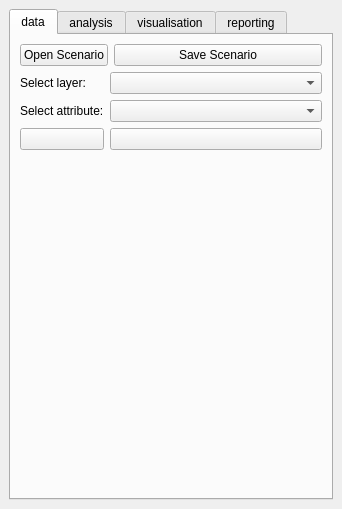
<?xml version="1.0" encoding="UTF-8"?>
<ui version="4.0">
 <class>SpatialDecisionDockWidgetBase</class>
 <widget class="QDockWidget" name="SpatialDecisionDockWidgetBase">
  <property name="geometry">
   <rect>
    <x>0</x>
    <y>0</y>
    <width>342</width>
    <height>509</height>
   </rect>
  </property>
  <property name="windowTitle">
   <string>SDSS Template</string>
  </property>
  <widget class="QWidget" name="dockWidgetContents">
   <layout class="QGridLayout" name="gridLayout">
    <item row="0" column="0">
     <widget class="QTabWidget" name="sampleWidgets">
      <property name="currentIndex">
       <number>0</number>
      </property>
      <widget class="QWidget" name="dataTab">
       <attribute name="title">
        <string>data</string>
       </attribute>
       <layout class="QVBoxLayout" name="verticalLayout_2" stretch="0,5,0">
        <item>
         <layout class="QFormLayout" name="formLayout">
          <item row="0" column="0">
           <widget class="QPushButton" name="openScenarioButton">
            <property name="text">
             <string>Open Scenario</string>
            </property>
           </widget>
          </item>
          <item row="0" column="1">
           <widget class="QPushButton" name="saveScenarioButton">
            <property name="text">
             <string>Save Scenario</string>
            </property>
           </widget>
          </item>
         </layout>
        </item>
        <item>
         <layout class="QGridLayout" name="gridLayout_3" columnstretch="0,5">
          <item row="0" column="0">
           <widget class="QLabel" name="selectLayerLabel">
            <property name="text">
             <string>Select layer:</string>
            </property>
           </widget>
          </item>
          <item row="0" column="1">
           <widget class="QComboBox" name="selectLayerCombo"/>
          </item>
          <item row="1" column="0">
           <widget class="QLabel" name="selectAttributeLabel">
            <property name="text">
             <string>Select attribute:</string>
            </property>
           </widget>
          </item>
          <item row="1" column="1">
           <widget class="QComboBox" name="selectAttributeCombo"/>
          </item>
          <item row="2" column="0">
           <widget class="QPushButton" name="medicButton">
            <property name="sizePolicy">
             <sizepolicy hsizetype="Minimum" vsizetype="Fixed">
              <horstretch>0</horstretch>
              <verstretch>0</verstretch>
             </sizepolicy>
            </property>
            <property name="text">
             <string/>
            </property>
            <property name="icon">
             <iconset resource="resources.qrc">
              <normaloff>:/plugins/SpatialDecision/icons/medic_box.png</normaloff>:/plugins/SpatialDecision/icons/medic_box.png</iconset>
            </property>
            <property name="iconSize">
             <size>
              <width>64</width>
              <height>64</height>
             </size>
            </property>
           </widget>
          </item>
          <item row="2" column="1">
           <widget class="QPushButton" name="ambulanceButton">
            <property name="sizePolicy">
             <sizepolicy hsizetype="Minimum" vsizetype="Minimum">
              <horstretch>0</horstretch>
              <verstretch>0</verstretch>
             </sizepolicy>
            </property>
            <property name="text">
             <string/>
            </property>
            <property name="icon">
             <iconset resource="resources.qrc">
              <normaloff>:/plugins/SpatialDecision/icons/ambulance.png</normaloff>:/plugins/SpatialDecision/icons/ambulance.png</iconset>
            </property>
            <property name="iconSize">
             <size>
              <width>64</width>
              <height>64</height>
             </size>
            </property>
           </widget>
          </item>
         </layout>
        </item>
        <item>
         <spacer name="verticalSpacer">
          <property name="orientation">
           <enum>Qt::Vertical</enum>
          </property>
          <property name="sizeHint" stdset="0">
           <size>
            <width>20</width>
            <height>40</height>
           </size>
          </property>
         </spacer>
        </item>
       </layout>
      </widget>
      <widget class="QWidget" name="analysisTab">
       <attribute name="title">
        <string>analysis</string>
       </attribute>
       <layout class="QFormLayout" name="formLayout_4">
        <item row="1" column="0">
         <widget class="QPushButton" name="setNetworkButton">
          <property name="text">
           <string>Build Network</string>
          </property>
         </widget>
        </item>
        <item row="3" column="0">
         <widget class="QPushButton" name="serviceAreaButton">
          <property name="text">
           <string>ServiceArea</string>
          </property>
         </widget>
        </item>
        <item row="3" column="1">
         <widget class="QLineEdit" name="serviceAreaCutoffEdit">
          <property name="text">
           <string>1500</string>
          </property>
         </widget>
        </item>
        <item row="2" column="0">
         <widget class="QPushButton" name="shortestRouteButton">
          <property name="text">
           <string>Shortest Route</string>
          </property>
         </widget>
        </item>
        <item row="1" column="1">
         <widget class="QLabel" name="networkLabel">
          <property name="text">
           <string>Uses selected objects for origins / destinations</string>
          </property>
          <property name="wordWrap">
           <bool>true</bool>
          </property>
         </widget>
        </item>
        <item row="4" column="0">
         <widget class="QPushButton" name="bufferButton">
          <property name="text">
           <string>Buffer</string>
          </property>
         </widget>
        </item>
        <item row="4" column="1">
         <widget class="QLineEdit" name="bufferCutoffEdit">
          <property name="text">
           <string>800</string>
          </property>
         </widget>
        </item>
        <item row="6" column="0">
         <widget class="QPushButton" name="selectBufferButton">
          <property name="text">
           <string>Select in Buffer</string>
          </property>
         </widget>
        </item>
        <item row="6" column="1">
         <widget class="QPushButton" name="selectRangeButton">
          <property name="text">
           <string>Select in Range</string>
          </property>
         </widget>
        </item>
        <item row="8" column="0">
         <widget class="QPushButton" name="expressionSelectButton">
          <property name="text">
           <string>Select</string>
          </property>
         </widget>
        </item>
        <item row="7" column="0" colspan="2">
         <widget class="QLineEdit" name="expressionEdit">
          <property name="text">
           <string>id &lt; 3</string>
          </property>
         </widget>
        </item>
        <item row="8" column="1">
         <widget class="QPushButton" name="expressionFilterButton">
          <property name="text">
           <string>Filter</string>
          </property>
         </widget>
        </item>
        <item row="2" column="1">
         <widget class="QPushButton" name="clearRouteButton">
          <property name="text">
           <string>Clear Routes</string>
          </property>
         </widget>
        </item>
        <item row="5" column="0">
         <widget class="QPushButton" name="makeIntersectionButton">
          <property name="text">
           <string>Intersection</string>
          </property>
         </widget>
        </item>
       </layout>
      </widget>
      <widget class="QWidget" name="tab">
       <attribute name="title">
        <string>visualisation</string>
       </attribute>
      </widget>
      <widget class="QWidget" name="visualisationTab">
       <attribute name="title">
        <string>reporting</string>
       </attribute>
       <layout class="QVBoxLayout" name="verticalLayout" stretch="0,0,0">
        <item>
         <layout class="QGridLayout" name="gridLayout_2" rowstretch="0,1,1" rowminimumheight="0,1,1">
          <item row="0" column="0">
           <widget class="QLabel" name="featureCounterLabel">
            <property name="text">
             <string>Feature counter:</string>
            </property>
           </widget>
          </item>
          <item row="0" column="2">
           <widget class="QPushButton" name="featureCounterUpdateButton">
            <property name="text">
             <string>Update</string>
            </property>
           </widget>
          </item>
          <item row="1" column="2">
           <widget class="QPushButton" name="saveMapPathButton">
            <property name="text">
             <string>...</string>
            </property>
           </widget>
          </item>
          <item row="2" column="0">
           <widget class="QPushButton" name="saveMapButton">
            <property name="text">
             <string>Save Map</string>
            </property>
           </widget>
          </item>
          <item row="1" column="0" colspan="2">
           <widget class="QLineEdit" name="saveMapPathEdit"/>
          </item>
          <item row="0" column="1">
           <widget class="QLineEdit" name="featureCounterEdit"/>
          </item>
         </layout>
        </item>
        <item>
         <widget class="QListWidget" name="reportList"/>
        </item>
        <item>
         <widget class="QTableWidget" name="statisticsTable"/>
        </item>
       </layout>
      </widget>
     </widget>
    </item>
   </layout>
  </widget>
 </widget>
 <resources>
  <include location="resources.qrc"/>
 </resources>
 <connections/>
</ui>
